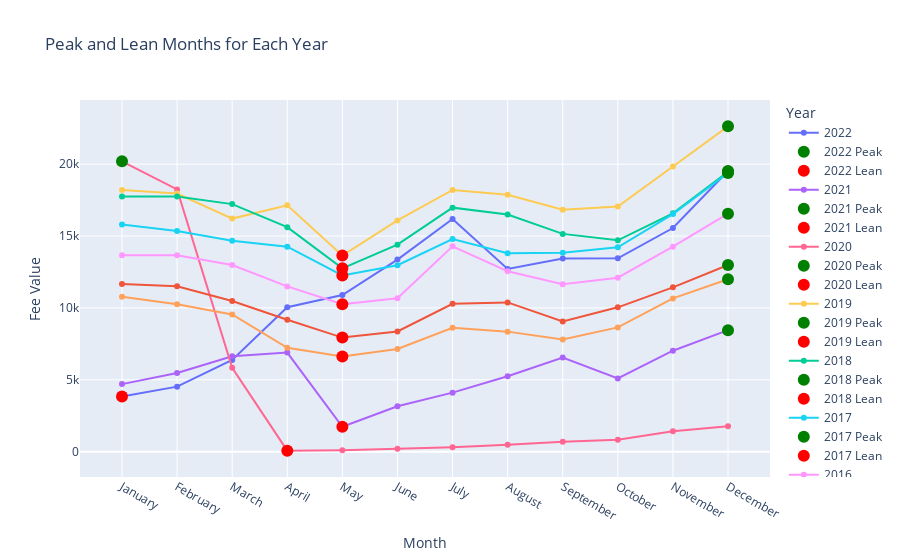

Notebook code for this chart:
### Code cell
import plotly.graph_objects as go

# Set the 'MONTH' column as the index
# df.set_index('MONTH', inplace=True)

# Create the figure
fig = go.Figure()

# Iterate over each year (each column) and add it to the plot
for year in df.columns:
    # Add the year data as a line trace
    fig.add_trace(go.Scatter(
        x=df.index, 
        y=df[year], 
        mode='lines+markers', 
        name=f'{year}',
        text=df[year],  # Display the values on hover
        hoverinfo='text+x+y'  # Show month, value, and year on hover
    ))

    # Find the peak and lean months
    peak_month = df[year].idxmax()
    peak_value = df[year].max()
    lean_month = df[year].idxmin()
    lean_value = df[year].min()

    # Add markers for the peak and lean months
    fig.add_trace(go.Scatter(
        x=[peak_month], 
        y=[peak_value], 
        mode='markers',
        name=f'{year} Peak', 
        marker=dict(color='green', size=12),
        text=f'Peak: {peak_month} - {peak_value}', 
        hoverinfo='text'
    ))

    fig.add_trace(go.Scatter(
        x=[lean_month], 
        y=[lean_value], 
        mode='markers',
        name=f'{year} Lean', 
        marker=dict(color='red', size=12),
        text=f'Lean: {lean_month} - {lean_value}', 
        hoverinfo='text'
    ))

# Update layout for better visualization
fig.update_layout(
    title='Peak and Lean Months for Each Year',
    xaxis_title='Month',
    yaxis_title='Fee Value',
    legend_title="Year",
    hovermode='closest',
    # template='plotly_dark',  # Optional: You can change the theme
    template='plotly',  # Optional: You can change the theme
    xaxis=dict(tickmode='array', tickvals=df.index),  # Ensure all months are visible
    showlegend=True
)

# Show the interactive plot
fig.show()

### Figure 1 — Plotly figure (JSON) as saved in the notebook; plotly's stock layout.template omitted (floating-point values rounded to 4 significant figures)
{"data": [{"hoverinfo": "text+x+y", "mode": "lines+markers", "name": "2022", "text": [3843, 4524, 6385, 10053, 10900, 13360, 16189, 12716, 13435, 13447, 15556, 19527], "type": "scatter", "x": ["January", "February", "March", "April", "May", "June", "July", "August", "September", "October", "November", "December"], "y": [3843, 4524, 6385, 10053, 10900, 13360, 16189, 12716, 13435, 13447, 15556, 19527]}, {"hoverinfo": "text", "marker": {"color": "green", "size": 12}, "mode": "markers", "name": "2022 Peak", "text": "Peak: December - 19527", "type": "scatter", "x": ["December"], "y": [19527]}, {"hoverinfo": "text", "marker": {"color": "red", "size": 12}, "mode": "markers", "name": "2022 Lean", "text": "Lean: January - 3843", "type": "scatter", "x": ["January"], "y": [3843]}, {"hoverinfo": "text+x+y", "mode": "lines+markers", "name": "2021", "text": [4700, 5477, 6642, 6891, 1730, 3157, 4105, 5251, 6549, 5094, 7022, 8452], "type": "scatter", "x": ["January", "February", "March", "April", "May", "June", "July", "August", "September", "October", "November", "December"], "y": [4700, 5477, 6642, 6891, 1730, 3157, 4105, 5251, 6549, 5094, 7022, 8452]}, {"hoverinfo": "text", "marker": {"color": "green", "size": 12}, "mode": "markers", "name": "2021 Peak", "text": "Peak: December - 8452", "type": "scatter", "x": ["December"], "y": [8452]}, {"hoverinfo": "text", "marker": {"color": "red", "size": 12}, "mode": "markers", "name": "2021 Lean", "text": "Lean: May - 1730", "type": "scatter", "x": ["May"], "y": [1730]}, {"hoverinfo": "text+x+y", "mode": "lines+markers", "name": "2020", "text": [20200, 18241, 5830, 71, 94, 208, 307, 479, 686, 831, 1413, 1776], "type": "scatter", "x": ["January", "February", "March", "April", "May", "June", "July", "August", "September", "October", "November", "December"], "y": [20200, 18241, 5830, 71, 94, 208, 307, 479, 686, 831, 1413, 1776]}, {"hoverinfo": "text", "marker": {"color": "green", "size": 12}, "mode": "markers", "name": "2020 Peak", "text": "Peak: January - 20200", "type": "scatter", "x": ["January"], "y": [20200]}, {"hoverinfo": "text", "marker": {"color": "red", "size": 12}, "mode": "markers", "name": "2020 Lean", "text": "Lean: April - 71", "type": "scatter", "x": ["April"], "y": [71]}, {"hoverinfo": "text+x+y", "mode": "lines+markers", "name": "2019", "text": [18205, 17959, 16214, 17134, 13642, 16083, 18205, 17867, 16824, 17057, 19840, 22631], "type": "scatter", "x": ["January", "February", "March", "April", "May", "June", "July", "August", "September", "October", "November", "December"], "y": [18205, 17959, 16214, 17134, 13642, 16083, 18205, 17867, 16824, 17057, 19840, 22631]}, {"hoverinfo": "text", "marker": {"color": "green", "size": 12}, "mode": "markers", "name": "2019 Peak", "text": "Peak: December - 22631", "type": "scatter", "x": ["December"], "y": [22631]}, {"hoverinfo": "text", "marker": {"color": "red", "size": 12}, "mode": "markers", "name": "2019 Lean", "text": "Lean: May - 13642", "type": "scatter", "x": ["May"], "y": [13642]}, {"hoverinfo": "text+x+y", "mode": "lines+markers", "name": "2018", "text": [17755, 17757, 17222, 15620, 12752, 14398, 16976, 16492, 15150, 14701, 16584, 19474], "type": "scatter", "x": ["January", "February", "March", "April", "May", "June", "July", "August", "September", "October", "November", "December"], "y": [17755, 17757, 17222, 15620, 12752, 14398, 16976, 16492, 15150, 14701, 16584, 19474]}, {"hoverinfo": "text", "marker": {"color": "green", "size": 12}, "mode": "markers", "name": "2018 Peak", "text": "Peak: December - 19474", "type": "scatter", "x": ["December"], "y": [19474]}, {"hoverinfo": "text", "marker": {"color": "red", "size": 12}, "mode": "markers", "name": "2018 Lean", "text": "Lean: May - 12752", "type": "scatter", "x": ["May"], "y": [12752]}, {"hoverinfo": "text+x+y", "mode": "lines+markers", "name": "2017", "text": [15799, 15353, 14667, 14260, 12255, 12971, 14796, 13811, 13840, 14213, 16528, 19381], "type": "scatter", "x": ["January", "February", "March", "April", "May", "June", "July", "August", "September", "October", "November", "December"], "y": [15799, 15353, 14667, 14260, 12255, 12971, 14796, 13811, 13840, 14213, 16528, 19381]}, {"hoverinfo": "text", "marker": {"color": "green", "size": 12}, "mode": "markers", "name": "2017 Peak", "text": "Peak: December - 19381", "type": "scatter", "x": ["December"], "y": [19381]}, {"hoverinfo": "text", "marker": {"color": "red", "size": 12}, "mode": "markers", "name": "2017 Lean", "text": "Lean: May - 12255", "type": "scatter", "x": ["May"], "y": [12255]}, {"hoverinfo": "text+x+y", "mode": "lines+markers", "name": "2016", "text": [13671, 13661, 12985, 11495, 10260, 10677, 14285, 12553, 11642, 12100, 14259, 16558], "type": "scatter", "x": ["January", "February", "March", "April", "May", "June", "July", "August", "September", "October", "November", "December"], "y": [13671, 13661, 12985, 11495, 10260, 10677, 14285, 12553, 11642, 12100, 14259, 16558]}, {"hoverinfo": "text", "marker": {"color": "green", "size": 12}, "mode": "markers", "name": "2016 Peak", "text": "Peak: December - 16558", "type": "scatter", "x": ["December"], "y": [16558]}, {"hoverinfo": "text", "marker": {"color": "red", "size": 12}, "mode": "markers", "name": "2016 Lean", "text": "Lean: May - 10260", "type": "scatter", "x": ["May"], "y": [10260]}, {"hoverinfo": "text+x+y", "mode": "lines+markers", "name": "2014", "text": [11664, 11510, 10479, 9179, 7936, 8366, 10284, 10385, 9057, 10041, 11431, 12988], "type": "scatter", "x": ["January", "February", "March", "April", "May", "June", "July", "August", "September", "October", "November", "December"], "y": [11664, 11510, 10479, 9179, 7936, 8366, 10284, 10385, 9057, 10041, 11431, 12988]}, {"hoverinfo": "text", "marker": {"color": "green", "size": 12}, "mode": "markers", "name": "2014 Peak", "text": "Peak: December - 12988", "type": "scatter", "x": ["December"], "y": [12988]}, {"hoverinfo": "text", "marker": {"color": "red", "size": 12}, "mode": "markers", "name": "2014 Lean", "text": "Lean: May - 7936", "type": "scatter", "x": ["May"], "y": [7936]}, {"hoverinfo": "text+x+y", "mode": "lines+markers", "name": "2013", "text": [10785, 10255, 9545, 7226, 6627, 7149, 8620, 8351, 7811, 8645, 10663, 11994], "type": "scatter", "x": ["January", "February", "March", "April", "May", "June", "July", "August", "September", "October", "November", "December"], "y": [10785, 10255, 9545, 7226, 6627, 7149, 8620, 8351, 7811, 8645, 10663, 11994]}, {"hoverinfo": "text", "marker": {"color": "green", "size": 12}, "mode": "markers", "name": "2013 Peak", "text": "Peak: December - 11994", "type": "scatter", "x": ["December"], "y": [11994]}, {"hoverinfo": "text", "marker": {"color": "red", "size": 12}, "mode": "markers", "name": "2013 Lean", "text": "Lean: May - 6627", "type": "scatter", "x": ["May"], "y": [6627]}], "layout": {"hovermode": "closest", "legend": {"title": {"text": "Year"}}, "showlegend": true, "title": {"text": "Peak and Lean Months for Each Year"}, "xaxis": {"tickmode": "array", "tickvals": ["January", "February", "March", "April", "May", "June", "July", "August", "September", "October", "November", "December"], "title": {"text": "Month"}}, "yaxis": {"title": {"text": "Fee Value"}}}}
